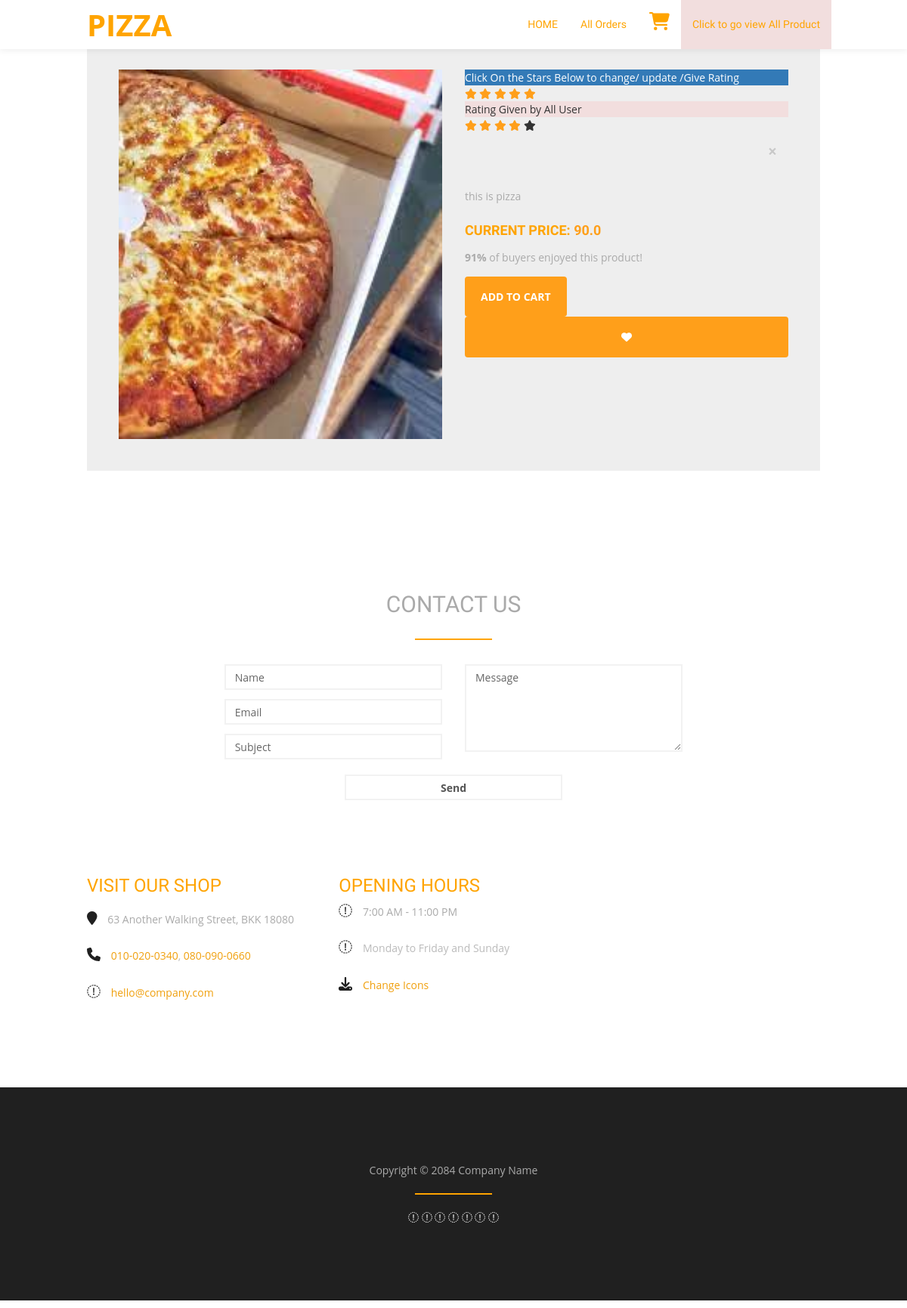
The app's page /product-detail/2/ (signed in) with its own data.
### app/models.py (models this page shows)
class Product(models.Model):
    title=models.CharField(max_length=20)
    product_image=models.ImageField(upload_to='productimages')
    product_price = models.FloatField()
    description=models.TextField()
    category = models.CharField(choices=category_choice,max_length=20)
    def __str__(self):
        return str(self.id)

### app/views.py (the view)
# urls.py: path('product-detail/<int:pk>/',views.detail,name="detaildata"),
def detail(request,pk):
    myp = Product.objects.get(id=pk)
    print('------------------myp-----------------------------------------------')
    print(myp)
    print(request.user)
    rating = Rating.objects.get_or_create(rate=myp,user=request.user)
    allobj = Rating.objects.filter(rate=myp)
    sum1=0
    for i in allobj:
        sum1+=i.rating
    print("sum is {sum1}")
    print(sum1)
    print("sum1")
    o = len(allobj)
    p = o*5
    value = (sum1/p)*100
    value = math.floor(value)
    print(o)
    return render(request, "app/product-detail.html",{'myp':myp,'c':rating[0].rating,'o':o,'sum':sum1,'p':p,'value':value})

### app/templates/app/product-detail.html (shortened to what this page needs)
{% extends 'app/index.html' %}
{% load static %}
{% block main-content %}
	<div class="container">
		<div class="card">
			<div class="container-fliud">
				<div class="wrapper row">
					<div class="preview col-md-6">
						<div class="preview-pic tab-content">
						  <div class="tab-pane active" id="pic-1"><img src="{{myp.product_image.url}}" /></div>
						</div>
					</div>
					<div class="details col-md-6">
		<div class="stars">
			<div class="p-3 mb-2 bg-primary text-white">Click On the Stars Below  to change/ update /Give Rating</div>
			{% if c == 1 %}
	<a href="{% url 'addstar' myp.id 1 %}"><span class="fa fa-star checked"></span></a>
								<a href="{% url 'addstar' myp.id 2 %}"><span class="fa fa-star "></span></a>
								<a href="{% url 'addstar' myp.id 3 %}"><span class="fa fa-star "></span></a>
								<a href="{% url 'addstar' myp.id 4 %}"><span class="fa fa-star"></span></a>
								<a href="{% url 'addstar'  myp.id 5 %}"><span class="fa fa-star"></span></a>
{% elif c == 5 %}
				<a href="{% url 'addstar' myp.id 1 %}"><span class="fa fa-star checked"></span></a>
								<a href="{% url 'addstar' myp.id 2 %}"><span class="fa fa-star checked"></span></a>
								<a href="{% url 'addstar' myp.id 3 %}"><span class="fa fa-star checked"></span></a>
								<a href="{% url 'addstar' myp.id 4 %}"><span class="fa fa-star checked"></span></a>
								<a href="{% url 'addstar'  myp.id 5 %}"><span class="fa fa-star checked"></span></a>
	{% endif %}
</div>
							<div class="p-3 mb-2 bg-danger text-white">Rating Given by All User</div>
							<div class="stars">
			{% if value > 60 and value <= 90 %}
			<span class="fa fa-star checked"></span>
			<span class="fa fa-star checked"></span>
			<span class="fa fa-star checked"></span>
			<span class="fa fa-star checked"></span>
			<span class="fa fa-star"></span>
			{% endif %}
</div>
<div class="alert alert-{{ messages.tags }} alert-dismissible" role="alert">
    <button type="button" class="close" data-dismiss="alert" aria-label="Close">
        <span aria-hidden="true">&times;</span>
    </button>
</div>
						<p class="product-description">{{myp.description}}</p>
						<h4 class="price">current price: <span>{{myp.product_price}}</span></h4>
						<p class="vote"><strong>91%</strong> of buyers enjoyed this product! <strong></strong></p>
						<div class="action">
						<form action="/addtocart" class="d-inline">
        <button type="submit" class="add-to-cart btn btn-default"> Add to cart</button>
    </form>
	</div>
							<button class="like btn btn-default" type="button"><span class="fa fa-heart"></span></button>
						</div>
					</div>
				</div>
			</div>
		</div>
{% endblock main-content %}

### app/static/app/css/templatemo-style.css (style rules this page uses)
body { font-family: 'Signika', sans-serif; font-weight: 400; position: relative; }
h1,h2, h3, h4, .navbar-default .navbar-nav li a, .navbar-default .navbar-nav>li>a:focus { color: #ffa400; font-family: 'Chewy', cursive; font-weight: 400; }
img { max-width: 100%; height: auto; }
@media (min-width: 768px) { .container { width: 700px; } }
@media (min-width: 992px) { .container { width: 900px; } }
@media (min-width: 1200px) { .container { width: 1000px; } }

### app/static/app/css/style.css (style rules this page uses)
body { font-family: 'open sans'; overflow-x: hidden; }
img { max-width: 100%; }
.preview { display: -webkit-box; display: -webkit-flex; display: -ms-flexbox; display: flex; -webkit-box-orient: vertical; -webkit-box-direction: normal; -webkit-flex-direction: column; -ms-flex-direction: column; flex-direction: column; }
.preview-pic { -webkit-box-flex: 1; -webkit-flex-grow: 1; -ms-flex-positive: 1; flex-grow: 1; }
.tab-content { overflow: hidden; }
.tab-content img { width: 100%; -webkit-animation-name: opacity; animation-name: opacity; -webkit-animation-duration: .3s; animation-duration: .3s; }
.card { margin-top: 50px; background: #eee; padding: 3em; line-height: 1.5em; }
@media screen and (min-width: 997px) { .wrapper { display: -webkit-box; display: -webkit-flex; display: -ms-flexbox; display: flex; } }
.details { display: -webkit-box; display: -webkit-flex; display: -ms-flexbox; display: flex; -webkit-box-orient: vertical; -webkit-box-direction: normal; -webkit-flex-direction: column; -ms-flex-direction: column; flex-direction: column; }
.product-title, .price, .sizes, .colors { text-transform: UPPERCASE; font-weight: bold; }
.checked, .price span { color: #ff9f1a; }
.product-title, .rating, .product-description, .price, .vote, .sizes { margin-bottom: 15px; }
.add-to-cart, .like { background: #ff9f1a; padding: 1.2em 1.5em; border: none; text-transform: UPPERCASE; font-weight: bold; color: #fff; -webkit-transition: background .3s ease; transition: background .3s ease; }
p, p a { color: #aaa; text-decoration: none; }

### records on screen
Product: product_image (picture), description "this is pizza", product_price "90.0"
